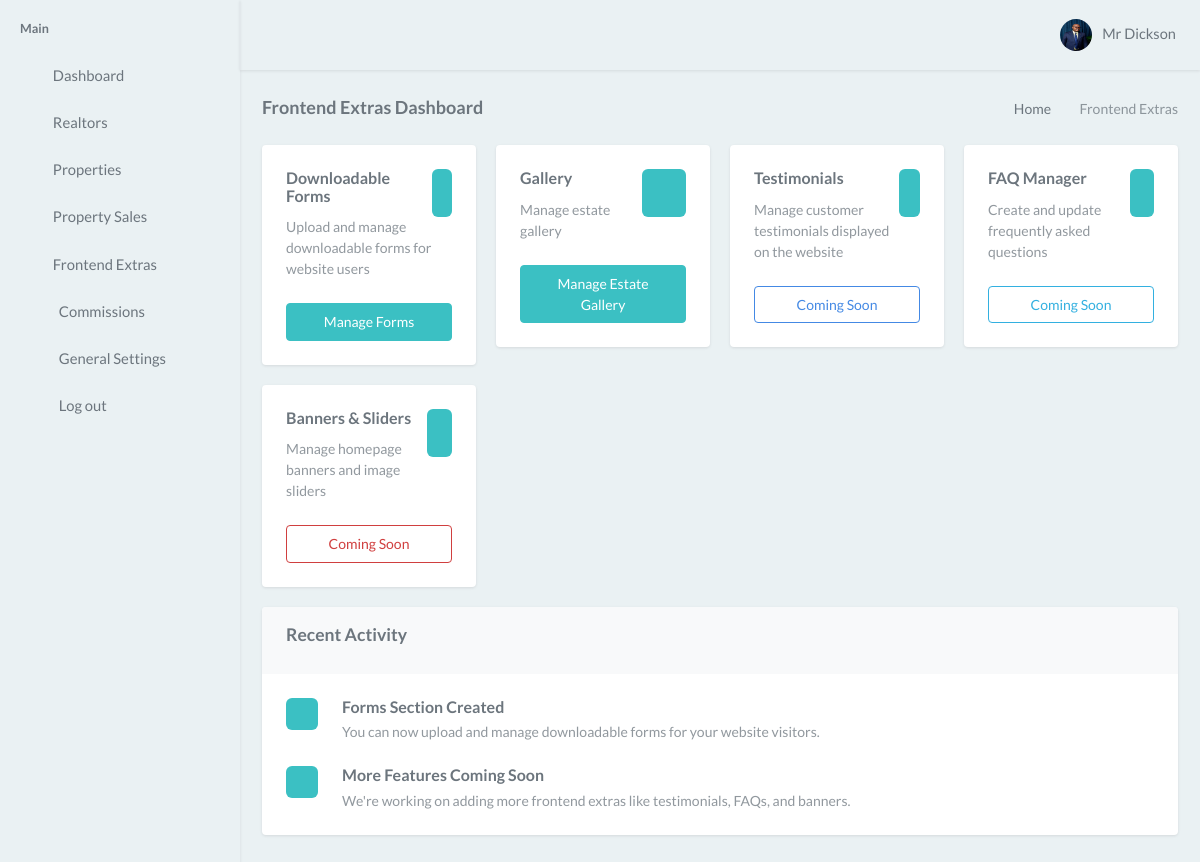
Screenshot of /user/frontend-extras/ (signed in) with the database file from the repository.
### estate/models.py (models this page shows, shortened)
class User(AbstractUser):
    date_joined = models.DateTimeField(auto_now_add=True)
    image = models.ImageField(upload_to='users/', null=True, blank=True)
    class Meta:
        app_label = 'estate'

### estate/views.py (the view)
# urls.py: path('user/frontend-extras/', views.frontend_extras, name='frontend_extras'),
@login_required
def frontend_extras(request):
    return render(request, "user/frontend_extras.html")

### estate/templates/user/frontend_extras.html
{% extends 'user/base.html' %}
{% block body %}
    <div class="content-page">
        <div class="content">
            <div class="container-fluid">
                <div class="row">
                    <div class="col-sm-12">
                        <div class="page-title-box">
                            <div class="page-title-right">
                                <ol class="breadcrumb m-0">
                                    <li class="breadcrumb-item"><a href="{% url 'user' %}">Home</a></li>
                                    <li class="breadcrumb-item active">Frontend Extras</li>
                                </ol>
                            </div>
                            <h4 class="page-title">Frontend Extras Dashboard</h4>
                        </div>
                    </div>
                </div>
                <div class="row">
                    <div class="col-md-6 col-xl-3">
                        <div class="card">
                            <div class="card-body">
                                <div class="d-flex">
                                    <div class="flex-grow-1">
                                        <h4 class="mt-0 mb-2 fs-16">Downloadable Forms</h4>
                                        <p class="text-muted mb-0">Upload and manage downloadable forms for website users</p>
                                    </div>
                                    <div class="avatar-sm">
                                        <span class="avatar-title bg-soft-primary rounded">
                                            <i class="ri-profile-line  text-success"></i>
                                        </span>
                                    </div>
                                </div>
                                <div class="d-grid mt-3">
                                    <a href="{% url 'forms_list' %}" class="btn btn-primary">Manage Forms</a>
                                </div>
                            </div>
                        </div>
                    </div>
                    <div class="col-md-6 col-xl-3">
                        <div class="card">
                            <div class="card-body">
                                <div class="d-flex">
                                    <div class="flex-grow-1">
                                        <h4 class="mt-0 mb-2 fs-16">Gallery</h4>
                                        <p class="text-muted mb-0">Manage estate gallery</p>
                                    </div>
                                    <div class="avatar-sm">
                                        <span class="avatar-title bg-soft-primary rounded">
                                            <i class="ri-image-line text-primary"></i>
                                        </span>
                                    </div>
                                </div>
                                <div class="d-grid mt-3">
                                    <a href="{% url 'gallery_management' %}" class="btn btn-primary">Manage Estate Gallery</a>
                                </div>
                            </div>
                        </div>
                    </div>
                    <div class="col-md-6 col-xl-3">
                        <div class="card">
                            <div class="card-body">
                                <div class="d-flex">
                                    <div class="flex-grow-1">
                                        <h4 class="mt-0 mb-2 fs-16">Testimonials</h4>
                                        <p class="text-muted mb-0">Manage customer testimonials displayed on the website</p>
                                    </div>
                                    <div class="avatar-sm">
                                        <span class="avatar-title bg-soft-success rounded">
                                            <i class="ri-star-line font-20 text-success"></i>
                                        </span>
                                    </div>
                                </div>
                                <div class="d-grid mt-3">
                                    <a href="#" class="btn btn-outline-success">Coming Soon</a>
                                </div>
                            </div>
                        </div>
                    </div>
                    <div class="col-md-6 col-xl-3">
                        <div class="card">
                            <div class="card-body">
                                <div class="d-flex">
                                    <div class="flex-grow-1">
                                        <h4 class="mt-0 mb-2 fs-16">FAQ Manager</h4>
                                        <p class="text-muted mb-0">Create and update frequently asked questions</p>
                                    </div>
                                    <div class="avatar-sm">
                                        <span class="avatar-title bg-soft-info rounded">
                                            <i class="ri-question-line font-20 text-info"></i>
                                        </span>
                                    </div>
                                </div>
                                <div class="d-grid mt-3">
                                    <a href="#" class="btn btn-outline-info">Coming Soon</a>
                                </div>
                            </div>
                        </div>
                    </div>
                    <div class="col-md-6 col-xl-3">
                        <div class="card">
                            <div class="card-body">
                                <div class="d-flex">
                                    <div class="flex-grow-1">
                                        <h4 class="mt-0 mb-2 fs-16">Banners & Sliders</h4>
                                        <p class="text-muted mb-0">Manage homepage banners and image sliders</p>
                                    </div>
                                    <div class="avatar-sm">
                                        <span class="avatar-title bg-soft-danger rounded">
                                            <i class="ri-slideshow-line font-20 text-danger"></i>
                                        </span>
                                    </div>
                                </div>
                                <div class="d-grid mt-3">
                                    <a href="#" class="btn btn-outline-danger">Coming Soon</a>
                                </div>
                            </div>
                        </div>
                    </div>
                </div>
                <div class="row">
                    <div class="col-12">
                        <div class="card">
                            <div class="card-header">
                                <h4 class="card-title">Recent Activity</h4>
                            </div>
                            <div class="card-body">
                                <div class="d-flex align-items-start mb-3">
                                    <div class="avatar-xs me-3">
                                        <span class="avatar-title bg-soft-primary rounded">
                                            <i class="ri-file-list-line text-primary"></i>
                                        </span>
                                    </div>
                                    <div class="flex-grow-1">
                                        <h5 class="mt-0 mb-1 fs-16">Forms Section Created</h5>
                                        <p class="text-muted mb-0">You can now upload and manage downloadable forms for your website visitors.</p>
                                    </div>
                                </div>
                                <div class="d-flex align-items-start">
                                    <div class="avatar-xs me-3">
                                        <span class="avatar-title bg-soft-info rounded">
                                            <i class="ri-information-line text-info"></i>
                                        </span>
                                    </div>
                                    <div class="flex-grow-1">
                                        <h5 class="mt-0 mb-1 fs-16">More Features Coming Soon</h5>
                                        <p class="text-muted mb-0">We're working on adding more frontend extras like testimonials, FAQs, and banners.</p>
                                    </div>
                                </div>
                            </div>
                        </div>
                    </div>
                </div>
            </div>
        </div>
    </div>
{% endblock body %}

### estate/templates/user/base.html (shortened to what this page needs)
<!DOCTYPE html>
<html lang="en">
<head>
    <link rel="stylesheet" href="/static/user/vendor/daterangepicker/daterangepicker.css">
    <link rel="stylesheet" href="/static/user/vendor/admin-resources/jquery.vectormap/jquery-jvectormap-1.2.2.css">
    <link href="/static/user/css/app.min.css" rel="stylesheet" type="text/css" id="app-style" />
    <link href="/static/user/css/icons.min.css" rel="stylesheet" type="text/css" />
</head>
<body>
    <div class="wrapper">
        <div class="navbar-custom">
            <div class="topbar container-fluid">
                <div class="d-flex align-items-center gap-1">
                    <button class="button-toggle-menu">
                        <i class="ri-menu-line"></i>
                    </button>
                </div>
                <ul class="topbar-menu d-flex align-items-center gap-3">
                    <li class="d-none d-sm-inline-block">
                        <a class="nav-link" data-bs-toggle="offcanvas" href="#theme-settings-offcanvas">
                            <i class="ri-settings-3-line fs-22"></i>
                        </a>
                    </li>
                    <li class="d-none d-sm-inline-block">
                        <div class="nav-link" id="light-dark-mode">
                            <i class="ri-moon-line fs-22"></i>
                        </div>
                    </li>
                    <li class="dropdown">
                        <a class="nav-link dropdown-toggle arrow-none nav-user" data-bs-toggle="dropdown" href="#"
                            role="button" aria-haspopup="false" aria-expanded="false">
                            {% if user.image %}
                            <span class="account-user-avatar">
                                <img src="{{ user.image.url }}" alt="user-image" width="32" height="32"
                                    class="rounded-circle">
                            </span>
                            {% else %}
                            <span class="account-user-avatar">
                                <img src="/static/user/images/profile-default.png" alt="user-image" width="32" height="32"
                                    class="rounded-circle">
                            </span>
                            {% endif %}
                            <span class="d-lg-block d-none">
                                <h5 class="my-0 fw-normal">Mr {{user.first_name|title}} <i
                                        class="ri-arrow-down-s-line d-none d-sm-inline-block align-middle"></i></h5>
                            </span>
                        </a>
                    </li>
                </ul>
            </div>
        </div>
        <div class="leftside-menu">
            <div class="h-100" id="leftside-menu-container" data-simplebar>
                <ul class="side-nav">
                    <li class="side-nav-title">Main</li>
                    <li class="side-nav-item">
                        <a href="{% url 'user' %}" class="side-nav-link">
                            <i class="ri-dashboard-3-line"></i>
                            <span> Dashboard </span>
                        </a>
                    </li>
                    <li class="side-nav-item">
                        <a href="{% url 'realtors_page' %}"  class="side-nav-link">
                            <i class="ri-group-line"></i>
                            <span> Realtors </span>
                        </a>
                    </li>
                    <li class="side-nav-item">
                        <a href="{% url 'property_list' %}" class="side-nav-link">
                            <i class="ri-building-line"></i>
                            <span> Properties </span>
                        </a>
                    </li>
                    <li class="side-nav-item">
                        <a href="{% url 'property_sales_list' %}" class="side-nav-link">
                            <i class="ri-line-chart-line"></i>
                            <span> Property Sales </span>
                        </a>
                    </li>
                    <li class="side-nav-item">
                        <a href="{% url 'frontend_extras' %}" class="side-nav-link">
                            <i class="ri-magic-fill"></i>
                            <span> Frontend Extras</span>
                        </a>
                    </li>
                    <li class="side-nav-item">
                        <a href="{% url 'commissions_list' %}" class="side-nav-link">
                            <i class="ri-hand-coin-line fs-18 align-middle me-1"></i>
                            <span> Commissions</span>
                        </a>
                    </li>
                    <li class="side-nav-item">
                        <a href="{% url 'general_settings' %}" class="side-nav-link">
                            <i class="ri-settings-4-line fs-18 align-middle me-1"></i>
                            <span> General Settings</span>
                        </a>
                    </li>
                    <li class="side-nav-item">
                        <a href="{% url 'signout' %}" class="side-nav-link">
                            <i class="ri-logout-box-line fs-18 align-middle me-1"></i>
                            <span> Log out</span>
                        </a>
                    </li>
                </ul>
            </div>
        </div>
        {% block body %}
        {% endblock body %}
    </div>
</body>
</html>

### rows the page displays
User: image (picture), first_name "Dickson"
